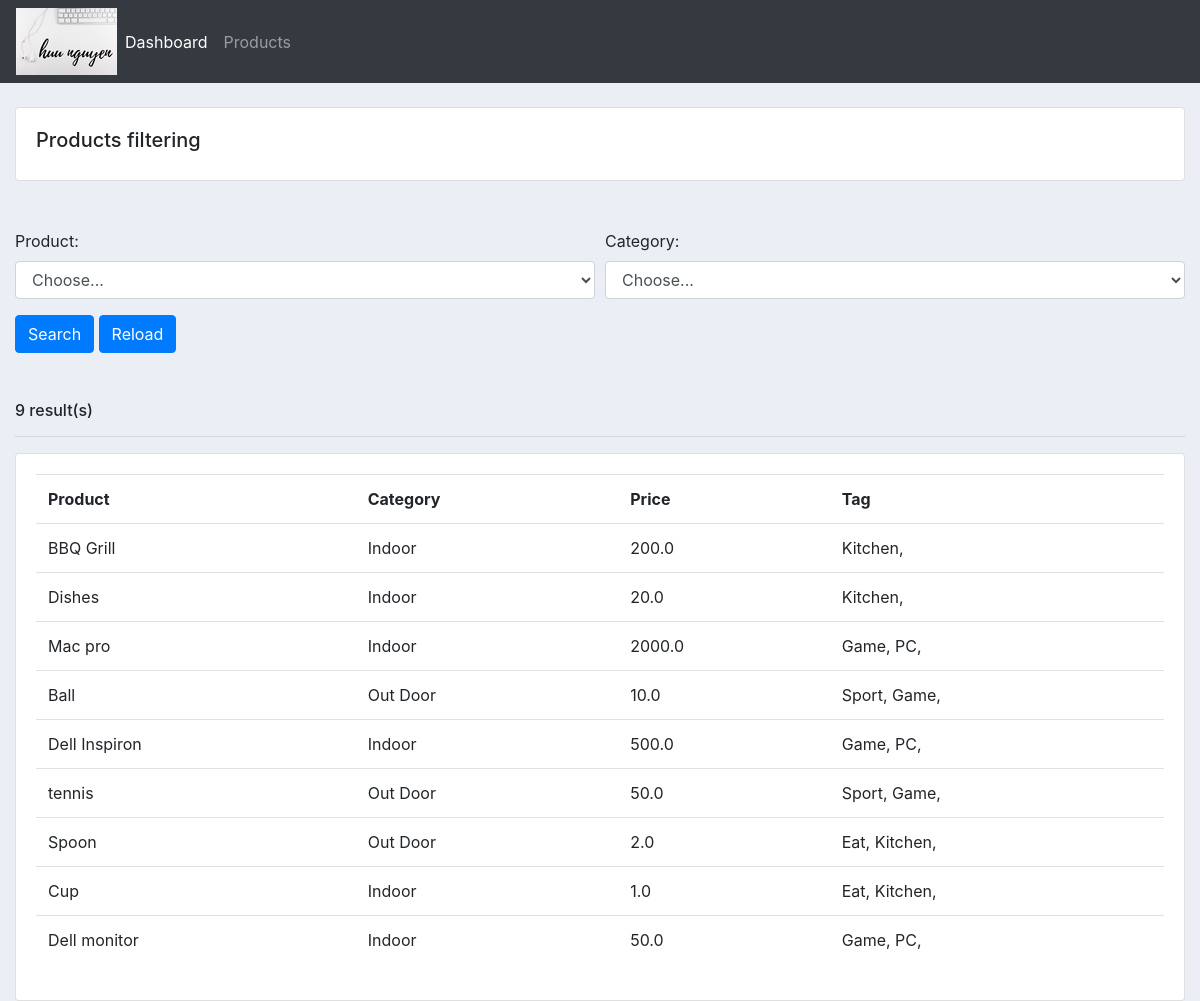
Before: /products/ with the older database file.
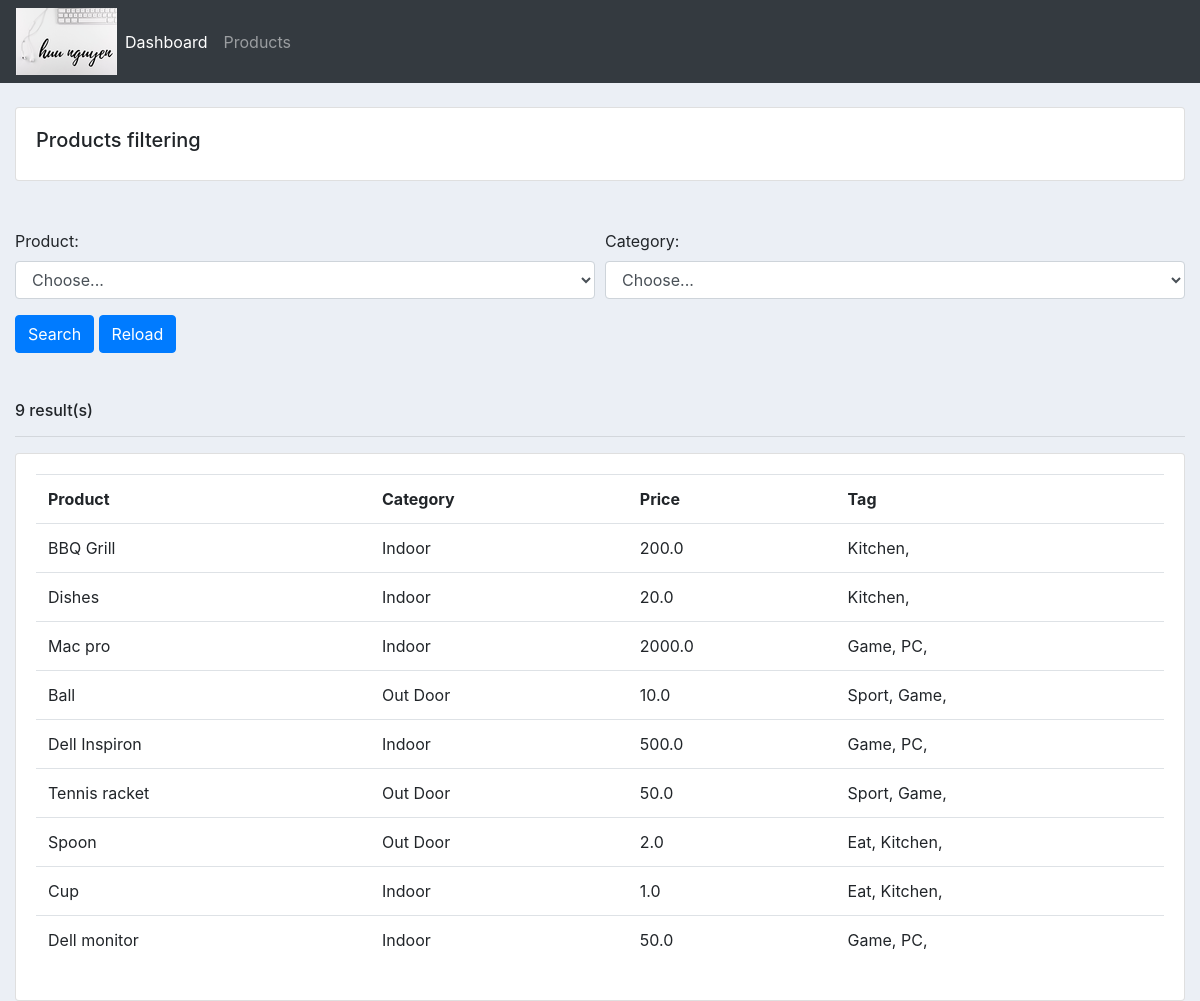
After: the same page with the newer database file.
### database_crud/models.py (models this page shows)
class Product(models.Model):
	CATEGORY = (
			('Indoor', 'Indoor'),
			('Out Door', 'Out Door'),
			)
	name = models.CharField(max_length=200, null=True)
	price = models.FloatField(null=True)
	category = models.CharField(max_length=200, null=True, choices=CATEGORY)
	description = models.CharField(max_length=200, null=True, blank=True)
	date_created = models.DateTimeField(auto_now_add=True, null=True)
	tags = models.ManyToManyField(Tag)
	def __str__(self):
		return self.name

### database_crud/views.py (the view)
# urls.py: path('products/', views.products, name='products'),
def products(request):
	products = Product.objects.all()
	product = request.GET.get('product')
	category = request.GET.get('category')
	if is_valid_queryparam(product) and product != 'Choose...':
		products = products.filter(name__icontains=product)
	if is_valid_queryparam(category) and category != 'Choose...':
		products = products.filter(category__icontains=category)
	number=products.count()
	return render(request, 'pages/products.html', {'n' : number,'products':products})

### database_crud/models.py (called while the page is built)
	def __str__(self):
		return self.name

### database_crud/views.py (called while the page is built)
def is_valid_queryparam(param):
    return param!="" and param is not None

### database_crud/templates/pages/products.html (shortened to what this page needs)
{%  extends 'pages/main.html' %}
{% block content %}
		<br>
		<div class="row">
			<div class="col-md">
				<div class="card card-body">
					<h5>Products filtering</h5>
				</div>
				<br>
				<br>
				<form method="GET" action=".">
				<div class="form-row">
					<div class="form-group col-md-6">
						<label for="inputState">Product:</label>
						<select id="inputState" class="form-control" name="product">
							<option selected>Choose...</option>
						</select>
					</div>
					<div class="form-group col-md-6">
						<label for="inputState">Category:</label>
						<select id="inputState" class="form-control" name="category">
							<option selected>Choose...</option>
						</select>
					</div>
				</div>
				<button type="submit" class="btn btn-primary">Search</button>
				<a href="/products" class="btn btn-primary">Reload</a>
				</form>
				<br>
				<br>
				<h6>{{n}} result(s)</h6>
				<hr />
				<div class="card card-body">
					<table class="table">
						<tr>
							<th>Product</th>
							<th>Category</th>
							<th>Price</th>
							<th>Tag</th>
						</tr>
						{% for i in products %}
							<tr>
								<td>{{i.name}}</td>
								<td>{{i.category}}</td>
								<td>{{i.price}}</td>
								<td>
									{% for tag in i.tags.all %}
										{{ tag }},
									{% endfor %}
								</td>
							</tr>
						{% endfor %}
					</table>
				</div>
			</div>
		</div>
{% endblock content %}

Changed rows visible on the page:
changed Product: name "tennis" → "Tennis racket"
